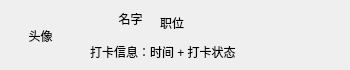
<?xml version="1.0" encoding="UTF-8"?>
<ui version="4.0">
 <class>BusinessCard</class>
 <widget class="QWidget" name="BusinessCard">
  <property name="geometry">
   <rect>
    <x>0</x>
    <y>0</y>
    <width>350</width>
    <height>70</height>
   </rect>
  </property>
  <property name="windowTitle">
   <string>Form</string>
  </property>
  <property name="styleSheet">
   <string notr="true"/>
  </property>
  <widget class="QLabel" name="portrait">
   <property name="geometry">
    <rect>
     <x>10</x>
     <y>10</y>
     <width>61</width>
     <height>51</height>
    </rect>
   </property>
   <property name="text">
    <string>头像</string>
   </property>
   <property name="alignment">
    <set>Qt::AlignCenter</set>
   </property>
  </widget>
  <widget class="QLabel" name="name">
   <property name="geometry">
    <rect>
     <x>80</x>
     <y>0</y>
     <width>101</width>
     <height>37</height>
    </rect>
   </property>
   <property name="styleSheet">
    <string notr="true">font: 175 20px  &quot;Monospace&quot;;</string>
   </property>
   <property name="text">
    <string>名字</string>
   </property>
   <property name="alignment">
    <set>Qt::AlignCenter</set>
   </property>
  </widget>
  <widget class="QLabel" name="position">
   <property name="geometry">
    <rect>
     <x>160</x>
     <y>10</y>
     <width>81</width>
     <height>25</height>
    </rect>
   </property>
   <property name="styleSheet">
    <string notr="true">font: 110 13px  &quot;Monospace&quot;;</string>
   </property>
   <property name="text">
    <string>职位</string>
   </property>
   <property name="alignment">
    <set>Qt::AlignLeading|Qt::AlignLeft|Qt::AlignVCenter</set>
   </property>
  </widget>
  <widget class="QLabel" name="state">
   <property name="geometry">
    <rect>
     <x>90</x>
     <y>40</y>
     <width>191</width>
     <height>23</height>
    </rect>
   </property>
   <property name="styleSheet">
    <string notr="true">font: 10px  &quot;Monospace&quot;;</string>
   </property>
   <property name="text">
    <string>打卡信息：时间 + 打卡状态</string>
   </property>
   <property name="alignment">
    <set>Qt::AlignLeading|Qt::AlignLeft|Qt::AlignVCenter</set>
   </property>
  </widget>
 </widget>
 <resources/>
 <connections/>
</ui>
